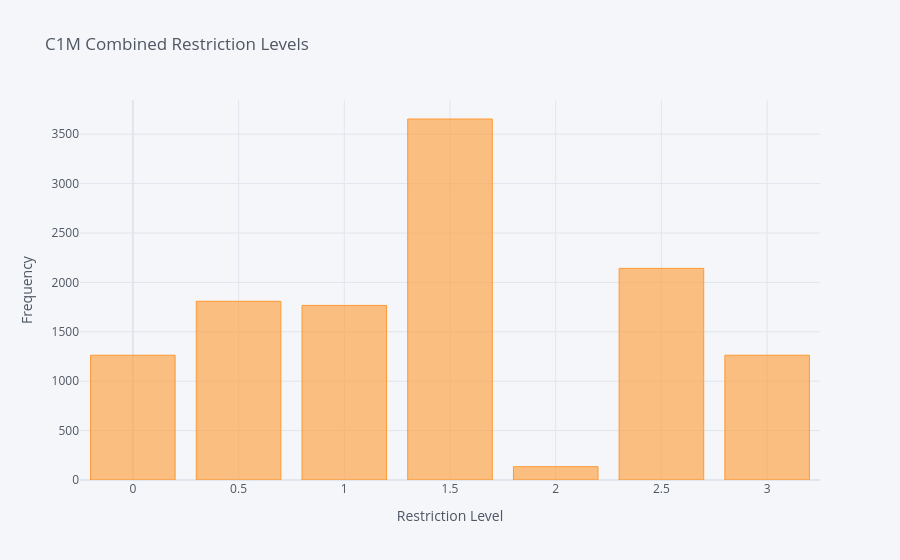
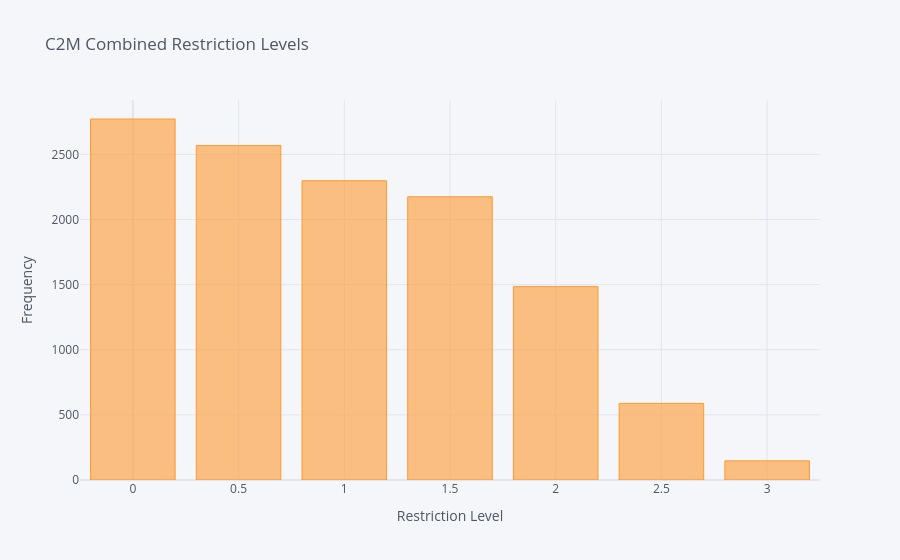
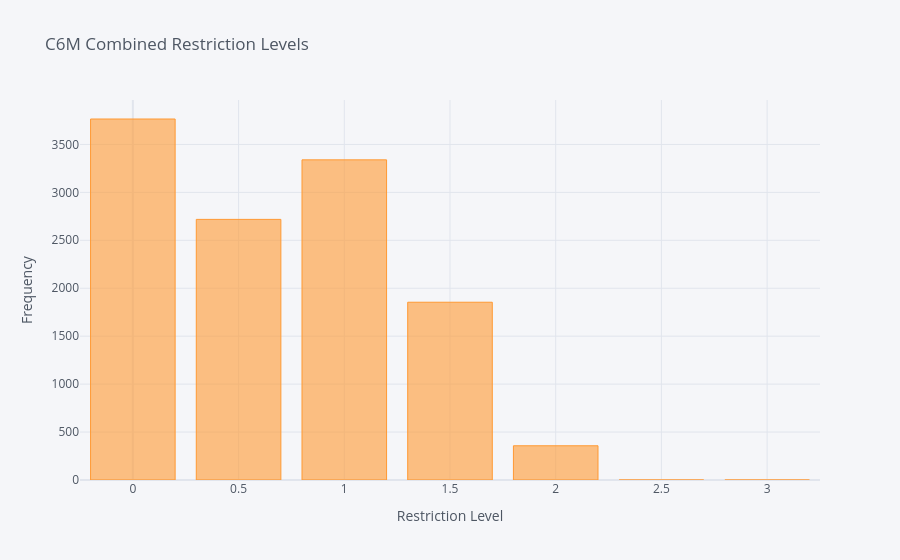

Source (notebook cell) for these figures, in order:
### Code cell
# 1. Category Counts (Bar Chart)
levels = [0, 0.5, 1, 1.5, 2, 2.5, 3]

merged_data['C1M_combined_numeric'] \
    .value_counts() \
    .reindex(levels, fill_value=0) \
    .iplot(kind='bar',
           title='C1M Combined Restriction Levels',
           xTitle='Restriction Level',
           yTitle='Frequency',)

merged_data['C2M_combined_numeric'] \
    .value_counts() \
    .reindex(levels, fill_value=0) \
    .iplot(kind='bar',
           title='C2M Combined Restriction Levels',
           xTitle='Restriction Level',
           yTitle='Frequency',)

merged_data['C6M_combined_numeric'] \
    .value_counts() \
    .reindex(levels, fill_value=0) \
    .iplot(kind='bar',
           title='C6M Combined Restriction Levels',
           xTitle='Restriction Level',
           yTitle='Frequency',)

# Count the occurrences of each restriction level for C1, C2, C6

# “Which restriction level for C1, C2, C6 appears most frequently across the dataset?”
# => This category probably had the highest impact on the mental health -> Measure how hard the restrictions here were on the entire time frame
# => Also: Good to compare

### Figure 1 — Plotly figure (JSON) as saved in the notebook; plotly's stock layout.template omitted (floating-point values rounded to 4 significant figures)
{"data": [{"marker": {"color": "rgba(255, 153, 51, 0.6)", "line": {"color": "rgba(255, 153, 51, 1.0)", "width": 1}}, "name": "count", "orientation": "v", "text": "", "type": "bar", "x": [0, 0.5, 1, 1.5, 2, 2.5, 3], "y": [1263, 1809, 1767, 3654, 135, 2142, 1263]}], "layout": {"legend": {"bgcolor": "#F5F6F9", "font": {"color": "#4D5663"}}, "paper_bgcolor": "#F5F6F9", "plot_bgcolor": "#F5F6F9", "title": {"font": {"color": "#4D5663"}, "text": "C1M Combined Restriction Levels"}, "xaxis": {"gridcolor": "#E1E5ED", "showgrid": true, "tickfont": {"color": "#4D5663"}, "title": {"font": {"color": "#4D5663"}, "text": "Restriction Level"}, "zerolinecolor": "#E1E5ED"}, "yaxis": {"gridcolor": "#E1E5ED", "showgrid": true, "tickfont": {"color": "#4D5663"}, "title": {"font": {"color": "#4D5663"}, "text": "Frequency"}, "zerolinecolor": "#E1E5ED"}}}

### Figure 2 — Plotly figure (JSON) as saved in the notebook; plotly's stock layout.template omitted (floating-point values rounded to 4 significant figures)
{"data": [{"marker": {"color": "rgba(255, 153, 51, 0.6)", "line": {"color": "rgba(255, 153, 51, 1.0)", "width": 1}}, "name": "count", "orientation": "v", "text": "", "type": "bar", "x": [0, 0.5, 1, 1.5, 2, 2.5, 3], "y": [2772, 2568, 2298, 2175, 1485, 588, 147]}], "layout": {"legend": {"bgcolor": "#F5F6F9", "font": {"color": "#4D5663"}}, "paper_bgcolor": "#F5F6F9", "plot_bgcolor": "#F5F6F9", "title": {"font": {"color": "#4D5663"}, "text": "C2M Combined Restriction Levels"}, "xaxis": {"gridcolor": "#E1E5ED", "showgrid": true, "tickfont": {"color": "#4D5663"}, "title": {"font": {"color": "#4D5663"}, "text": "Restriction Level"}, "zerolinecolor": "#E1E5ED"}, "yaxis": {"gridcolor": "#E1E5ED", "showgrid": true, "tickfont": {"color": "#4D5663"}, "title": {"font": {"color": "#4D5663"}, "text": "Frequency"}, "zerolinecolor": "#E1E5ED"}}}

### Figure 3 — Plotly figure (JSON) as saved in the notebook; plotly's stock layout.template omitted (floating-point values rounded to 4 significant figures)
{"data": [{"marker": {"color": "rgba(255, 153, 51, 0.6)", "line": {"color": "rgba(255, 153, 51, 1.0)", "width": 1}}, "name": "count", "orientation": "v", "text": "", "type": "bar", "x": [0, 0.5, 1, 1.5, 2, 2.5, 3], "y": [3765, 2718, 3339, 1854, 357, 0, 0]}], "layout": {"legend": {"bgcolor": "#F5F6F9", "font": {"color": "#4D5663"}}, "paper_bgcolor": "#F5F6F9", "plot_bgcolor": "#F5F6F9", "title": {"font": {"color": "#4D5663"}, "text": "C6M Combined Restriction Levels"}, "xaxis": {"gridcolor": "#E1E5ED", "showgrid": true, "tickfont": {"color": "#4D5663"}, "title": {"font": {"color": "#4D5663"}, "text": "Restriction Level"}, "zerolinecolor": "#E1E5ED"}, "yaxis": {"gridcolor": "#E1E5ED", "showgrid": true, "tickfont": {"color": "#4D5663"}, "title": {"font": {"color": "#4D5663"}, "text": "Frequency"}, "zerolinecolor": "#E1E5ED"}}}
